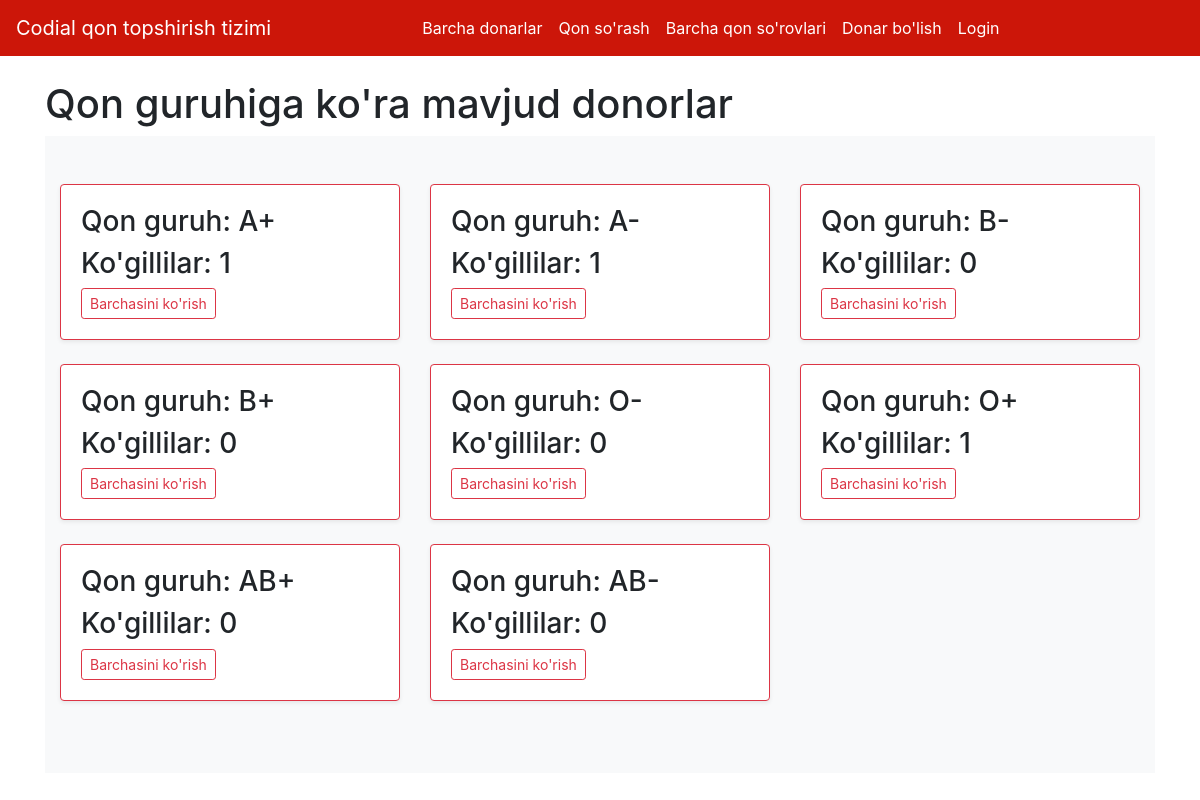
The page / on the database its author committed.
### mainApp/models.py (models this page shows, shortened)
class QonGuruh(models.Model):
    nom = models.CharField(max_length=5)

### mainApp/views.py (the view)
# urls.py: path('', BoshSahifaView.as_view()),
class BoshSahifaView(View):
    def get(self, request):
        data = {
            "guruhlar": QonGuruh.objects.annotate(jami=Count('donor'))
        }
        return render(request, 'bosh_sahifa.html', data)

### templates/bosh_sahifa.html (shortened to what this page needs)
{% extends 'base.html' %}
{% load static %}
{% block body %}
<div class="container">
<h1>Qon guruhiga ko'ra mavjud donorlar</h1>
  <div class="album py-5 bg-light">
    <div class="container">
      <div class="row">
        {% for guruh in guruhlar %}
        <div class="col-md-4">
          <div class="card mb-4 shadow-sm border-danger">
            <div class="card-body">
              <h3 class="card-text">Qon guruh: {{guruh.nom}}</h3>
              <h3 class="card-text">Ko'gillilar: {{guruh.jami}}</h3>
              <div class="d-flex justify-content-between align-items-center">
                <div class="btn-group">
                  <a href="/donorlar/{{guruh.id}}/" class="btn btn-sm btn-outline-danger">Barchasini ko'rish</a>
                </div>
              </div>
            </div>
          </div>
        </div>
        {% endfor %}
      </div>
    </div>
  </div>
</div>
{% endblock %}

### rows shown on the page
QonGuruh: nom "A+", jami "1"
QonGuruh: nom "A-", jami "1"
QonGuruh: nom "B-", jami "0"
QonGuruh: nom "B+", jami "0"
QonGuruh: nom "O-", jami "0"
QonGuruh: nom "O+", jami "1"
QonGuruh: nom "AB+", jami "0"
QonGuruh: nom "AB-", jami "0"
